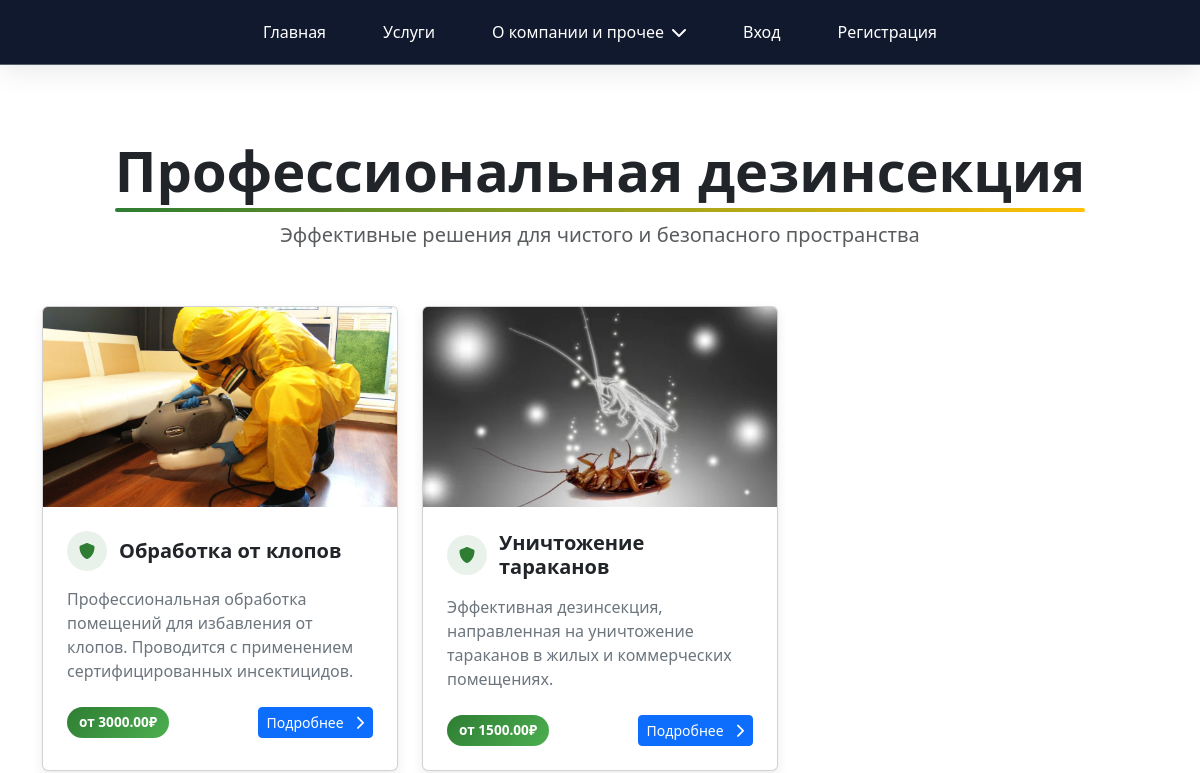
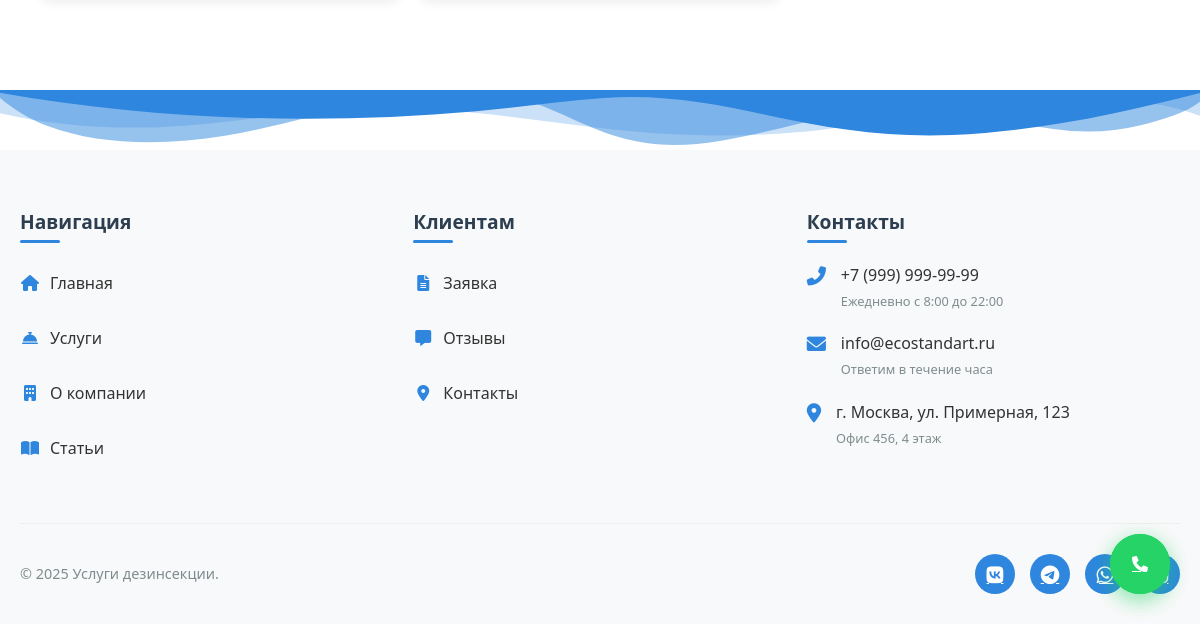
Page /accounts/services/ on the earlier database version (2 pictures, top to bottom).
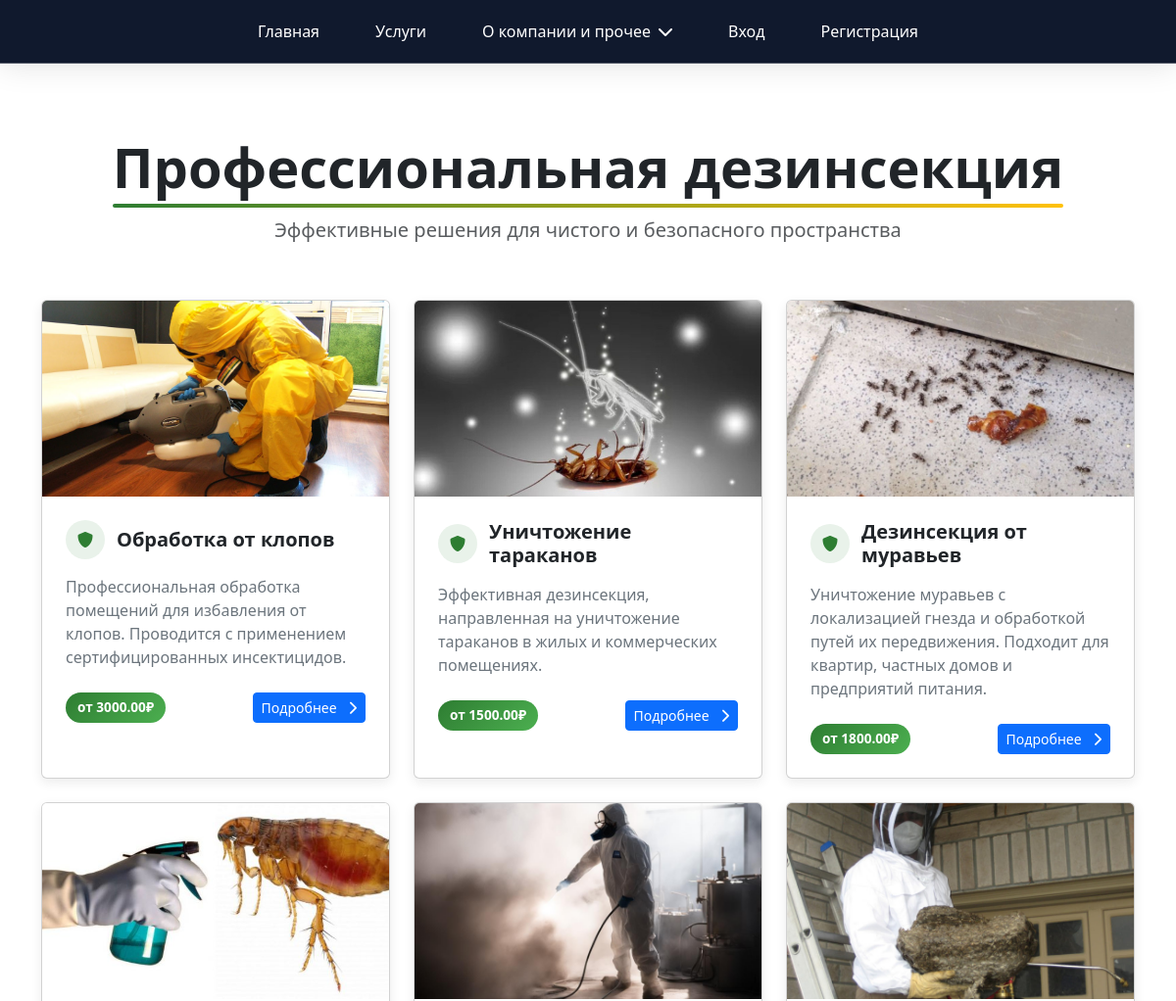
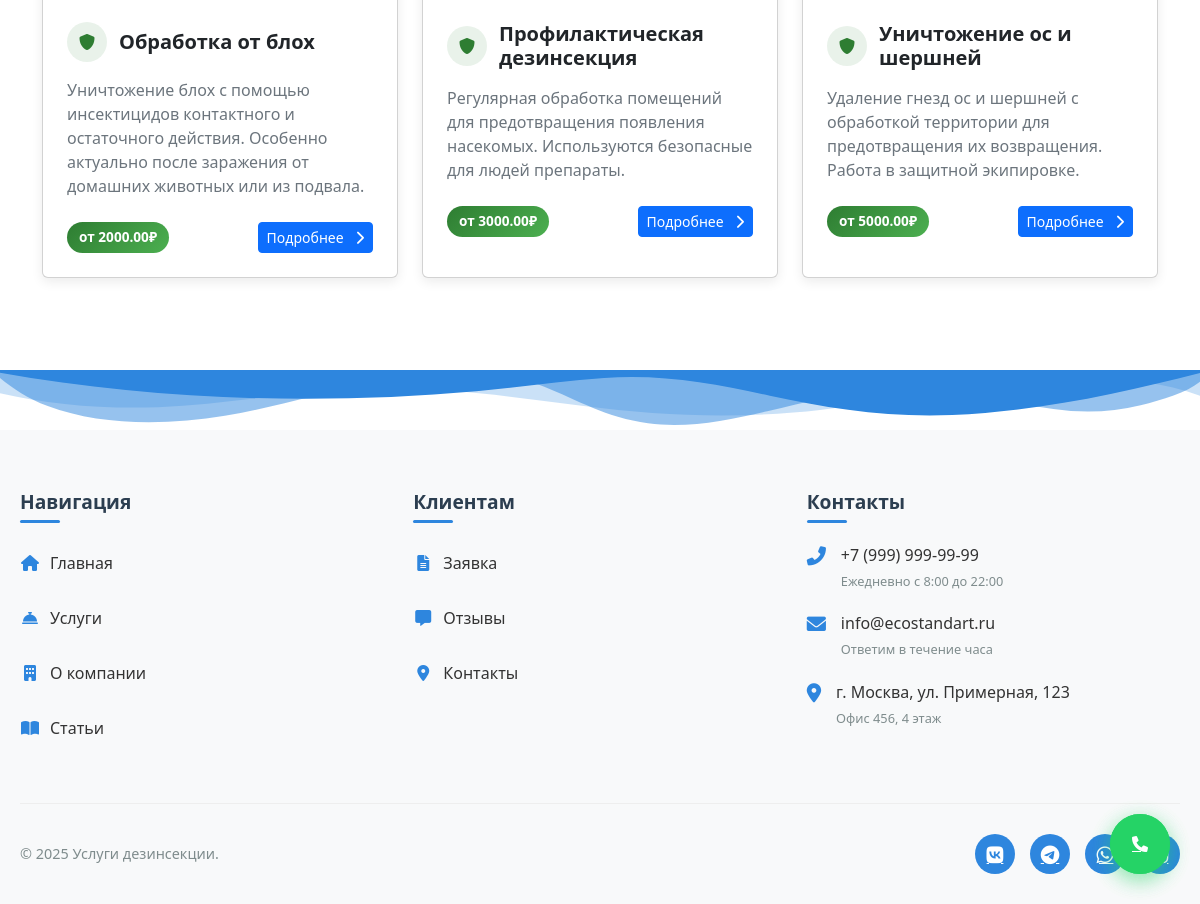
Same page on the later database version (2 pictures, top to bottom).
### accounts/models.py (models this page shows, shortened)
class Service(models.Model):
    name = models.CharField(max_length=200)
    description = models.TextField()
    price_min = models.DecimalField(max_digits=10, decimal_places=2, verbose_name="Минимальная цена", default=0.00)
    price_max = models.DecimalField(max_digits=10, decimal_places=2, verbose_name="Максимальная цена", default=0.00)
    equipment_image = models.ImageField(upload_to='equipment/', blank=True, null=True)

### accounts/views.py (the view)
# urls.py: path('services/', views.services, name='services'),
def services(request):
    services = Service.objects.all()
    return render(request, 'accounts/services.html', {'services': services})

### templates/accounts/services.html (shortened to what this page needs)
{% load static %}
<!DOCTYPE html>
<html lang="ru">
<head>
    <link href="https://cdn.jsdelivr.net/npm/bootstrap@5.3.2/dist/css/bootstrap.min.css" rel="stylesheet">
    <link rel="stylesheet" href="https://cdnjs.cloudflare.com/ajax/libs/font-awesome/6.4.2/css/all.min.css">
</head>
<body>
{% include 'includes/navbar.html' %}
<main class="py-5">
    <div class="container py-4">
        <div class="row mb-5">
            <div class="col-12 text-center">
                <h1 class="display-4 fw-bold hero-title mb-3">Профессиональная дезинсекция</h1>
                <p class="fs-5 text-muted mb-2">Эффективные решения для чистого и безопасного пространства</p>
            </div>
        </div>
        <div class="row g-4">
            {% for service in services %}
            <div class="col-lg-4 col-md-6">
                <div class="card card-service h-100">
                    <div class="overflow-hidden">
                        {% if service.equipment_image %}
                        <img src="{{ service.equipment_image.url }}" class="card-img-service w-100" alt="{{ service.name }}">
                        {% else %}
                        <img src="{% static 'images/default-service.jpg' %}" class="card-img-service w-100" alt="Дезинсекция">
                        {% endif %}
                    </div>
                    <div class="card-body p-4">
                        <div class="d-flex align-items-center mb-3">
                            <div class="service-icon">
                                <i class="fas fa-shield-alt"></i>
                            </div>
                            <h3 class="h5 card-title fw-bold mb-0">{{ service.name }}</h3>
                        </div>
                        <p class="card-text text-secondary mb-4">{{ service.description }}</p>
                        <div class="d-flex justify-content-between align-items-center">
                            <span class="price-badge">
                                от {{ service.price_min }}₽
                            </span>
                            <a href="{% url 'service_detail' service.pk %}" class="btn btn-primary btn-sm">
                                Подробнее <i class="fas fa-chevron-right ms-2"></i>
                            </a>
                        </div>
                    </div>
                </div>
            </div>
            {% endfor %}
        </div>
    </div>
</main>
{% include 'includes/footer.html' %}
{% include 'includes/base.html' %}
{% include 'includes/base.html' %}
</body>
</html>

### templates/includes/navbar.html (shortened to what this page needs)
<link rel="stylesheet" href="https://cdnjs.cloudflare.com/ajax/libs/font-awesome/6.0.0/css/all.min.css">
<link href="https://cdn.jsdelivr.net/npm/bootstrap@5.3.0/dist/css/bootstrap.min.css" rel="stylesheet">
<nav class="navbar">
    <div class="navbar-container">
        <div class="nav-links" id="navLinks" style="order: 1;">
            <a href="{% url 'home' %}">Главная</a>
            <a href="{% url 'services' %}">Услуги</a>
            <div class="dropdown">
                <a href="#" class="dropbtn">О компании и прочее <i class="fas fa-chevron-down dropdown-icon"></i></a>
            </div>
            {% if user.is_authenticated %}
                <a href="{% url 'profile' %}">Профиль</a>
                {% if user.is_staff or user.groups.filter.name == 'Менеджер' %}
                    <a href="{% url 'admin_panel' %}">Админская панель</a>
                    <a href="{% url 'request_list' %}">Просмотр заявок</a>
                {% endif %}
                <form method="POST" action="{% url 'logout' %}" style="display:inline;">
                    {% csrf_token %}
                    <button type="submit" class="logout-btn">Выйти</button>
                </form>
            {% else %}
                <a href="{% url 'login' %}">Вход</a>
                <a href="{% url 'register' %}">Регистрация</a>
            {% endif %}
        </div>
    </div>
</nav>

### templates/includes/footer.html (shortened to what this page needs)
<footer class="footer">
    <div class="footer-wave">
    </div>
    <div class="footer-content">
        <div class="footer-main">
            <div class="footer-nav">
                <div class="footer-nav-column">
                    <h4 class="footer-nav-title">Навигация</h4>
                    <a href="{% url 'home' %}" class="nav-link"><i class="fas fa-home"></i> Главная</a>
                    <a href="{% url 'services' %}" class="nav-link"><i class="fas fa-concierge-bell"></i> Услуги</a>
                    <a href="{% url 'about' %}" class="nav-link"><i class="fas fa-building"></i> О компании</a>
                    <a href="{% url 'articles' %}" class="nav-link"><i class="fas fa-book-open"></i> Статьи</a>
                </div>
                <div class="footer-nav-column">
                    <h4 class="footer-nav-title">Клиентам</h4>
                    <a href="{% url 'order' %}" class="nav-link"><i class="fas fa-file-alt"></i> Заявка</a>
                    <a href="{% url 'reviews' %}" class="nav-link"><i class="fas fa-comment-alt"></i> Отзывы</a>
                    <a href="{% url 'contacts' %}" class="nav-link"><i class="fas fa-map-marker-alt"></i> Контакты</a>
                </div>
            </div>
            <div class="footer-contacts">
                <h4 class="footer-nav-title">Контакты</h4>
                <div class="contact-item">
                    <i class="fas fa-phone-alt"></i>
                    <div>
                        <a href="tel:+79999999999">+7 (999) 999-99-99</a>
                        <small>Ежедневно с 8:00 до 22:00</small>
                    </div>
                </div>
                <div class="contact-item">
                    <i class="fas fa-envelope"></i>
                    <div>
                        <a href="mailto:info@ecostandart.ru">info@ecostandart.ru</a>
                        <small>Ответим в течение часа</small>
                    </div>
                </div>
                <div class="contact-item">
                    <i class="fas fa-map-marker-alt"></i>
                    <div>
                        <span>г. Москва, ул. Примерная, 123</span>
                        <small>Офис 456, 4 этаж</small>
                    </div>
                </div>
            </div>
        </div>
        <div class="footer-bottom">
            <div class="footer-copyright">
                &copy; 2025 Услуги дезинсекции.
            </div>
            <div class="footer-social">
                <a href="#" class="social-icon"><i class="fab fa-vk"></i></a>
                <a href="#" class="social-icon"><i class="fab fa-telegram"></i></a>
                <a href="#" class="social-icon"><i class="fab fa-whatsapp"></i></a>
                <a href="#" class="social-icon"></a>
            </div>
        </div>
    </div>
</footer>

### templates/includes/base.html (shortened to what this page needs)
<a href="tel:+79508102029" class="call-button">
    <i class="fas fa-phone"></i>
</a>

### templates/accounts/services.html (style rules this page uses)
:root { --primary: #2E7D32; --primary-light: #4CAF50; --accent: #FFC107; --dark: #263238; --light: #F5F5F5; --clean-white: #FFFFFF; }
body { font-family: 'Manrope', sans-serif; background-color: var(--light); color: var(--dark); }
.card-service { border: none; border-radius: 12px; overflow: hidden; background: var(--clean-white); box-shadow: 0 4px 12px rgba(0, 0, 0, 0.08); transition: all 0.3s ease; border-bottom: 4px solid transparent; }
.card-img-service { height: 200px; object-fit: cover; transition: transform 0.4s ease; }
.price-badge { background: linear-gradient(135deg, var(--primary), var(--primary-light)); color: white; border-radius: 20px; padding: 5px 12px; font-weight: 600; font-size: 0.85rem; }
.btn-primary { background-color: var(--primary); border: none; border-radius: 8px; padding: 8px 18px; font-weight: 600; transition: all 0.3s; }
.hero-title { color: var(--primary-dark); font-weight: 800; position: relative; display: inline-block; }
.hero-title:after { content: ''; position: absolute; bottom: -8px; left: 0; width: 100%; height: 4px; background: linear-gradient(90deg, var(--primary), var(--accent)); border-radius: 2px; }
.service-icon { background-color: rgba(46, 125, 50, 0.1); color: var(--primary); width: 40px; height: 40px; border-radius: 50%; display: flex; align-items: center; justify-content: center; margin-right: 12px; flex-shrink: 0; }

### templates/includes/navbar.html (style rules this page uses)
.navbar { background: rgba(4, 13, 34, 0.95); backdrop-filter: blur(10px); box-shadow: 0 4px 30px rgba(0, 0, 0, 0.1); border-bottom: 1px solid rgba(255, 255, 255, 0.3); padding: 12px 0; width: 100%; top: 0; z-index: 1000; }
.navbar-container { max-width: 1400px; margin: 0 auto; padding: 0 40px; display: flex; align-items: center; justify-content: space-between; }
.nav-links { display: flex; gap: 25px; align-items: center; }
.nav-links a { color: #ffffff; text-decoration: none; padding: 8px 16px; border-radius: 8px; transition: all 0.3s cubic-bezier(0.4, 0, 0.2, 1); position: relative; font-weight: 500; }
.nav-links a::after { content: ''; position: absolute; bottom: -4px; left: 50%; width: 0; height: 2px; background: #4a69bd; transition: all 0.3s ease; }
.dropdown { position: relative; }
.dropbtn { display: flex; align-items: center; gap: 8px; padding: 8px 16px; border-radius: 8px; transition: all 0.3s ease; }

### templates/includes/footer.html (style rules this page uses)
.footer { background-color: #f8f9fa; color: #333; position: relative; margin-top: 80px; }
.footer-wave { position: absolute; top: -60px; left: 0; width: 100%; height: 60px; overflow: hidden; line-height: 0; }
.footer-wave svg { position: relative; display: block; width: calc(100% + 1.3px); height: 60px; }
.footer-content { max-width: 1200px; margin: 0 auto; padding: 60px 20px 30px; }
.footer-main { display: flex; flex-wrap: wrap; gap: 40px; margin-bottom: 40px; }
.footer-nav { display: flex; flex: 2; gap: 40px; }
.footer-nav-column { flex: 1; min-width: 180px; }
.footer-nav-title { font-size: 1.2rem; font-weight: 700; margin-bottom: 20px; color: #2c3e50; position: relative; padding-bottom: 10px; }
.footer-nav-title::after { content: ''; position: absolute; bottom: 0; left: 0; width: 40px; height: 3px; background-color: #2e86de; border-radius: 3px; }
.nav-link { display: flex; align-items: center; gap: 10px; color: #333; text-decoration: none; margin-bottom: 15px; padding: 8px 0; transition: all 0.3s ease; font-weight: 500; }
.nav-link i { width: 20px; text-align: center; color: #2e86de; }
.footer-contacts { flex: 1; min-width: 250px; }
.contact-item { display: flex; gap: 15px; margin-bottom: 20px; align-items: flex-start; }
.contact-item i { font-size: 1.2rem; color: #2e86de; margin-top: 3px; }
.contact-item a, .contact-item span { display: block; color: #333; text-decoration: none; font-weight: 500; transition: color 0.3s ease; }
.contact-item small { display: block; font-size: 0.8rem; color: #7f8c8d; margin-top: 5px; }
.footer-bottom { display: flex; justify-content: space-between; align-items: center; flex-wrap: wrap; gap: 20px; padding-top: 30px; border-top: 1px solid #eee; }
.footer-copyright { color: #7f8c8d; font-size: 0.9rem; }
.footer-social { display: flex; gap: 15px; }
.social-icon { display: flex; align-items: center; justify-content: center; width: 40px; height: 40px; background-color: #2e86de; color: white; border-radius: 50%; font-size: 1.2rem; transition: all 0.3s ease; }

Differences in the rows shown:
added Service: equipment_image (picture), name "Дезинсекция от муравьев", description "Уничтожение муравьев с локализацией гнезда и обработкой путей их передвижения. Подходит для квартир, частных домов и предприятий питания.", price_min "1800.00"
added Service: equipment_image (picture), name "Обработка от блох", description "Уничтожение блох с помощью инсектицидов контактного и остаточного действия. Особенно актуально после заражения от домашних животных или из подвала.", price_min "2000.00"
added Service: equipment_image (picture), name "Профилактическая дезинсекция", description "Регулярная обработка помещений для предотвращения появления насекомых. Используются безопасные для людей препараты.", price_min "3000.00"
added Service: equipment_image (picture), name "Уничтожение ос и шершней", description "Удаление гнезд ос и шершней с обработкой территории для предотвращения их возвращения. Работа в защитной экипировке.", price_min "5000.00"
